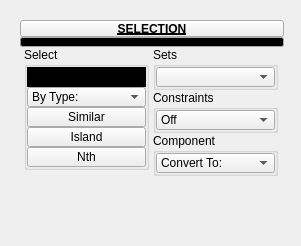
<?xml version="1.0" encoding="UTF-8"?>
<ui version="4.0">
 <class>QtUi</class>
 <widget class="QMainWindow" name="QtUi">
  <property name="enabled">
   <bool>true</bool>
  </property>
  <property name="geometry">
   <rect>
    <x>0</x>
    <y>0</y>
    <width>301</width>
    <height>246</height>
   </rect>
  </property>
  <property name="minimumSize">
   <size>
    <width>120</width>
    <height>0</height>
   </size>
  </property>
  <property name="maximumSize">
   <size>
    <width>999</width>
    <height>999</height>
   </size>
  </property>
  <property name="palette">
   <palette>
    <active>
     <colorrole role="Base">
      <brush brushstyle="SolidPattern">
       <color alpha="255">
        <red>0</red>
        <green>0</green>
        <blue>0</blue>
       </color>
      </brush>
     </colorrole>
     <colorrole role="Shadow">
      <brush brushstyle="SolidPattern">
       <color alpha="255">
        <red>0</red>
        <green>0</green>
        <blue>0</blue>
       </color>
      </brush>
     </colorrole>
     <colorrole role="Highlight">
      <brush brushstyle="SolidPattern">
       <color alpha="255">
        <red>85</red>
        <green>170</green>
        <blue>255</blue>
       </color>
      </brush>
     </colorrole>
     <colorrole role="ToolTipBase">
      <brush brushstyle="SolidPattern">
       <color alpha="255">
        <red>255</red>
        <green>255</green>
        <blue>127</blue>
       </color>
      </brush>
     </colorrole>
    </active>
    <inactive>
     <colorrole role="Base">
      <brush brushstyle="SolidPattern">
       <color alpha="255">
        <red>0</red>
        <green>0</green>
        <blue>0</blue>
       </color>
      </brush>
     </colorrole>
     <colorrole role="Shadow">
      <brush brushstyle="SolidPattern">
       <color alpha="255">
        <red>0</red>
        <green>0</green>
        <blue>0</blue>
       </color>
      </brush>
     </colorrole>
     <colorrole role="Highlight">
      <brush brushstyle="SolidPattern">
       <color alpha="255">
        <red>85</red>
        <green>170</green>
        <blue>255</blue>
       </color>
      </brush>
     </colorrole>
     <colorrole role="ToolTipBase">
      <brush brushstyle="SolidPattern">
       <color alpha="255">
        <red>255</red>
        <green>255</green>
        <blue>127</blue>
       </color>
      </brush>
     </colorrole>
    </inactive>
    <disabled>
     <colorrole role="Base">
      <brush brushstyle="SolidPattern">
       <color alpha="255">
        <red>240</red>
        <green>240</green>
        <blue>240</blue>
       </color>
      </brush>
     </colorrole>
     <colorrole role="Shadow">
      <brush brushstyle="SolidPattern">
       <color alpha="255">
        <red>0</red>
        <green>0</green>
        <blue>0</blue>
       </color>
      </brush>
     </colorrole>
     <colorrole role="Highlight">
      <brush brushstyle="SolidPattern">
       <color alpha="255">
        <red>0</red>
        <green>120</green>
        <blue>215</blue>
       </color>
      </brush>
     </colorrole>
     <colorrole role="ToolTipBase">
      <brush brushstyle="SolidPattern">
       <color alpha="255">
        <red>255</red>
        <green>255</green>
        <blue>127</blue>
       </color>
      </brush>
     </colorrole>
    </disabled>
   </palette>
  </property>
  <property name="windowTitle">
   <string>Toolkit</string>
  </property>
  <property name="tabShape">
   <enum>QTabWidget::Triangular</enum>
  </property>
  <property name="dockNestingEnabled">
   <bool>true</bool>
  </property>
  <property name="dockOptions">
   <set>QMainWindow::AllowNestedDocks|QMainWindow::AllowTabbedDocks|QMainWindow::AnimatedDocks|QMainWindow::ForceTabbedDocks</set>
  </property>
  <widget class="QWidget" name="mainWindow">
   <widget class="QWidget" name="layoutWidget_2">
    <property name="geometry">
     <rect>
      <x>20</x>
      <y>20</y>
      <width>264</width>
      <height>206</height>
     </rect>
    </property>
    <layout class="QGridLayout" name="gridLayout_2">
     <property name="spacing">
      <number>0</number>
     </property>
     <item row="2" column="1" colspan="2">
      <layout class="QHBoxLayout" name="horizontalLayout">
       <item>
        <layout class="QVBoxLayout" name="verticalLayout">
         <property name="spacing">
          <number>0</number>
         </property>
         <item>
          <widget class="QGroupBox" name="groupBox_5">
           <property name="minimumSize">
            <size>
             <width>125</width>
             <height>0</height>
            </size>
           </property>
           <property name="maximumSize">
            <size>
             <width>125</width>
             <height>999</height>
            </size>
           </property>
           <property name="title">
            <string>Select</string>
           </property>
           <layout class="QVBoxLayout" name="verticalLayout_4">
            <property name="spacing">
             <number>0</number>
            </property>
            <property name="leftMargin">
             <number>0</number>
            </property>
            <property name="topMargin">
             <number>0</number>
            </property>
            <property name="rightMargin">
             <number>0</number>
            </property>
            <property name="bottomMargin">
             <number>0</number>
            </property>
            <item>
             <widget class="QLineEdit" name="txt001">
              <property name="minimumSize">
               <size>
                <width>0</width>
                <height>20</height>
               </size>
              </property>
              <property name="maximumSize">
               <size>
                <width>999</width>
                <height>20</height>
               </size>
              </property>
              <property name="toolTip">
               <string>&lt;html&gt;&lt;head/&gt;&lt;body&gt;&lt;p&gt;Select all by name.&lt;br&gt;&lt;br/&gt;&lt;span style=&quot; text-decoration: underline;&quot;&gt;Wildcards:&lt;/span&gt;&lt;br&gt;&lt;span style=&quot; font-weight:600;&quot;&gt;Startswith&lt;/span&gt;*&lt;br&gt;*&lt;span style=&quot; font-weight:600;&quot;&gt;Endswith&lt;/span&gt;&lt;br&gt;*&lt;span style=&quot; font-weight:600;&quot;&gt;contains&lt;/span&gt;*&lt;/p&gt;&lt;/body&gt;&lt;/html&gt;</string>
              </property>
              <property name="maxLength">
               <number>100</number>
              </property>
              <property name="frame">
               <bool>false</bool>
              </property>
              <property name="placeholderText">
               <string>By Name:</string>
              </property>
             </widget>
            </item>
            <item>
             <widget class="TkComboBox" name="cmb002">
              <property name="minimumSize">
               <size>
                <width>0</width>
                <height>20</height>
               </size>
              </property>
              <property name="maximumSize">
               <size>
                <width>999</width>
                <height>20</height>
               </size>
              </property>
              <property name="toolTip">
               <string>Select All objects in the scene of the same type</string>
              </property>
              <property name="editable">
               <bool>false</bool>
              </property>
              <property name="maxVisibleItems">
               <number>30</number>
              </property>
              <property name="sizeAdjustPolicy">
               <enum>QComboBox::AdjustToContents</enum>
              </property>
              <item>
               <property name="text">
                <string>By Type:</string>
               </property>
              </item>
             </widget>
            </item>
            <item>
             <widget class="TkToolButton" name="tb001">
              <property name="enabled">
               <bool>true</bool>
              </property>
              <property name="minimumSize">
               <size>
                <width>0</width>
                <height>20</height>
               </size>
              </property>
              <property name="maximumSize">
               <size>
                <width>999</width>
                <height>20</height>
               </size>
              </property>
              <property name="toolTip">
               <string>Select similar objects or components, depending on selection mode.</string>
              </property>
              <property name="text">
               <string>Similar</string>
              </property>
              <property name="iconSize">
               <size>
                <width>18</width>
                <height>18</height>
               </size>
              </property>
             </widget>
            </item>
            <item>
             <widget class="TkToolButton" name="tb002">
              <property name="enabled">
               <bool>true</bool>
              </property>
              <property name="minimumSize">
               <size>
                <width>0</width>
                <height>20</height>
               </size>
              </property>
              <property name="maximumSize">
               <size>
                <width>999</width>
                <height>20</height>
               </size>
              </property>
              <property name="toolTip">
               <string>Select Island: Select contiguous faces within a normal range</string>
              </property>
              <property name="text">
               <string>Island</string>
              </property>
              <property name="iconSize">
               <size>
                <width>18</width>
                <height>18</height>
               </size>
              </property>
             </widget>
            </item>
            <item>
             <widget class="TkToolButton" name="tb000">
              <property name="enabled">
               <bool>true</bool>
              </property>
              <property name="minimumSize">
               <size>
                <width>0</width>
                <height>20</height>
               </size>
              </property>
              <property name="maximumSize">
               <size>
                <width>999</width>
                <height>20</height>
               </size>
              </property>
              <property name="toolTip">
               <string>Select Nth: Select 2 components</string>
              </property>
              <property name="text">
               <string>Nth</string>
              </property>
              <property name="iconSize">
               <size>
                <width>18</width>
                <height>18</height>
               </size>
              </property>
             </widget>
            </item>
           </layout>
           <zorder>txt001</zorder>
           <zorder>tb001</zorder>
           <zorder>tb002</zorder>
           <zorder>cmb002</zorder>
           <zorder>tb000</zorder>
          </widget>
         </item>
         <item>
          <spacer name="verticalSpacer_2">
           <property name="orientation">
            <enum>Qt::Vertical</enum>
           </property>
           <property name="sizeHint" stdset="0">
            <size>
             <width>0</width>
             <height>0</height>
            </size>
           </property>
          </spacer>
         </item>
        </layout>
       </item>
       <item>
        <layout class="QVBoxLayout" name="verticalLayout_2">
         <property name="spacing">
          <number>0</number>
         </property>
         <item>
          <widget class="QGroupBox" name="groupBox_4">
           <property name="minimumSize">
            <size>
             <width>125</width>
             <height>0</height>
            </size>
           </property>
           <property name="maximumSize">
            <size>
             <width>125</width>
             <height>999</height>
            </size>
           </property>
           <property name="title">
            <string>Sets</string>
           </property>
           <layout class="QVBoxLayout" name="verticalLayout_5">
            <property name="spacing">
             <number>0</number>
            </property>
            <property name="leftMargin">
             <number>0</number>
            </property>
            <property name="topMargin">
             <number>0</number>
            </property>
            <property name="rightMargin">
             <number>0</number>
            </property>
            <property name="bottomMargin">
             <number>0</number>
            </property>
            <item>
             <widget class="TkComboBox" name="cmb000">
              <property name="minimumSize">
               <size>
                <width>0</width>
                <height>20</height>
               </size>
              </property>
              <property name="maximumSize">
               <size>
                <width>999</width>
                <height>20</height>
               </size>
              </property>
              <property name="toolTip">
               <string>Selection sets.</string>
              </property>
              <property name="editable">
               <bool>false</bool>
              </property>
              <property name="maxVisibleItems">
               <number>30</number>
              </property>
              <property name="sizeAdjustPolicy">
               <enum>QComboBox::AdjustToContents</enum>
              </property>
             </widget>
            </item>
           </layout>
          </widget>
         </item>
         <item>
          <widget class="QGroupBox" name="groupBox_8">
           <property name="minimumSize">
            <size>
             <width>125</width>
             <height>0</height>
            </size>
           </property>
           <property name="maximumSize">
            <size>
             <width>125</width>
             <height>999</height>
            </size>
           </property>
           <property name="toolTip">
            <string/>
           </property>
           <property name="title">
            <string>Constraints</string>
           </property>
           <layout class="QVBoxLayout" name="verticalLayout_6">
            <property name="spacing">
             <number>0</number>
            </property>
            <property name="leftMargin">
             <number>0</number>
            </property>
            <property name="topMargin">
             <number>0</number>
            </property>
            <property name="rightMargin">
             <number>0</number>
            </property>
            <property name="bottomMargin">
             <number>0</number>
            </property>
            <item>
             <widget class="TkComboBox" name="cmb005">
              <property name="minimumSize">
               <size>
                <width>0</width>
                <height>20</height>
               </size>
              </property>
              <property name="maximumSize">
               <size>
                <width>999</width>
                <height>20</height>
               </size>
              </property>
              <property name="toolTip">
               <string>Selection contraints.</string>
              </property>
              <property name="editable">
               <bool>false</bool>
              </property>
              <property name="sizeAdjustPolicy">
               <enum>QComboBox::AdjustToContents</enum>
              </property>
              <item>
               <property name="text">
                <string>Off</string>
               </property>
              </item>
             </widget>
            </item>
           </layout>
          </widget>
         </item>
         <item>
          <widget class="QGroupBox" name="groupBox_6">
           <property name="minimumSize">
            <size>
             <width>125</width>
             <height>0</height>
            </size>
           </property>
           <property name="maximumSize">
            <size>
             <width>125</width>
             <height>999</height>
            </size>
           </property>
           <property name="toolTip">
            <string/>
           </property>
           <property name="title">
            <string>Component</string>
           </property>
           <layout class="QVBoxLayout" name="verticalLayout_7">
            <property name="spacing">
             <number>0</number>
            </property>
            <property name="leftMargin">
             <number>0</number>
            </property>
            <property name="topMargin">
             <number>0</number>
            </property>
            <property name="rightMargin">
             <number>0</number>
            </property>
            <property name="bottomMargin">
             <number>0</number>
            </property>
            <item>
             <widget class="TkComboBox" name="cmb003">
              <property name="minimumSize">
               <size>
                <width>0</width>
                <height>20</height>
               </size>
              </property>
              <property name="maximumSize">
               <size>
                <width>999</width>
                <height>20</height>
               </size>
              </property>
              <property name="toolTip">
               <string>Convert selection to type</string>
              </property>
              <property name="maxVisibleItems">
               <number>30</number>
              </property>
              <property name="maxCount">
               <number>100</number>
              </property>
              <property name="sizeAdjustPolicy">
               <enum>QComboBox::AdjustToContents</enum>
              </property>
              <property name="frame">
               <bool>true</bool>
              </property>
              <item>
               <property name="text">
                <string>Convert To:</string>
               </property>
              </item>
             </widget>
            </item>
           </layout>
          </widget>
         </item>
         <item>
          <spacer name="verticalSpacer_3">
           <property name="orientation">
            <enum>Qt::Vertical</enum>
           </property>
           <property name="sizeHint" stdset="0">
            <size>
             <width>0</width>
             <height>0</height>
            </size>
           </property>
          </spacer>
         </item>
        </layout>
       </item>
      </layout>
     </item>
     <item row="1" column="1" colspan="2">
      <widget class="TkProgressBar" name="progressBar">
       <property name="sizePolicy">
        <sizepolicy hsizetype="Ignored" vsizetype="Fixed">
         <horstretch>0</horstretch>
         <verstretch>0</verstretch>
        </sizepolicy>
       </property>
       <property name="minimumSize">
        <size>
         <width>0</width>
         <height>10</height>
        </size>
       </property>
       <property name="maximumSize">
        <size>
         <width>16777215</width>
         <height>10</height>
        </size>
       </property>
       <property name="value">
        <number>0</number>
       </property>
       <property name="textVisible">
        <bool>false</bool>
       </property>
      </widget>
     </item>
     <item row="0" column="1" colspan="2">
      <widget class="TkPushButton_Draggable" name="pin">
       <property name="minimumSize">
        <size>
         <width>19</width>
         <height>17</height>
        </size>
       </property>
       <property name="maximumSize">
        <size>
         <width>999</width>
         <height>17</height>
        </size>
       </property>
       <property name="font">
        <font>
         <weight>75</weight>
         <bold>true</bold>
         <underline>true</underline>
        </font>
       </property>
       <property name="text">
        <string>SELECTION</string>
       </property>
       <property name="checkable">
        <bool>true</bool>
       </property>
      </widget>
     </item>
    </layout>
   </widget>
  </widget>
 </widget>
 <customwidgets>
  <customwidget>
   <class>TkToolButton</class>
   <extends>QToolButton</extends>
   <header>widgets.tktoolbutton.h</header>
  </customwidget>
  <customwidget>
   <class>TkPushButton_Draggable</class>
   <extends>QPushButton</extends>
   <header>widgets.tkpushbuttondraggable.h</header>
  </customwidget>
  <customwidget>
   <class>TkProgressBar</class>
   <extends>QProgressBar</extends>
   <header>widgets.tkprogressbar.h</header>
  </customwidget>
  <customwidget>
   <class>TkComboBox</class>
   <extends>QComboBox</extends>
   <header>widgets.tkcombobox.h</header>
  </customwidget>
 </customwidgets>
 <resources/>
 <connections/>
 <designerdata>
  <property name="gridDeltaX">
   <number>5</number>
  </property>
  <property name="gridDeltaY">
   <number>5</number>
  </property>
  <property name="gridSnapX">
   <bool>true</bool>
  </property>
  <property name="gridSnapY">
   <bool>true</bool>
  </property>
  <property name="gridVisible">
   <bool>true</bool>
  </property>
 </designerdata>
</ui>
